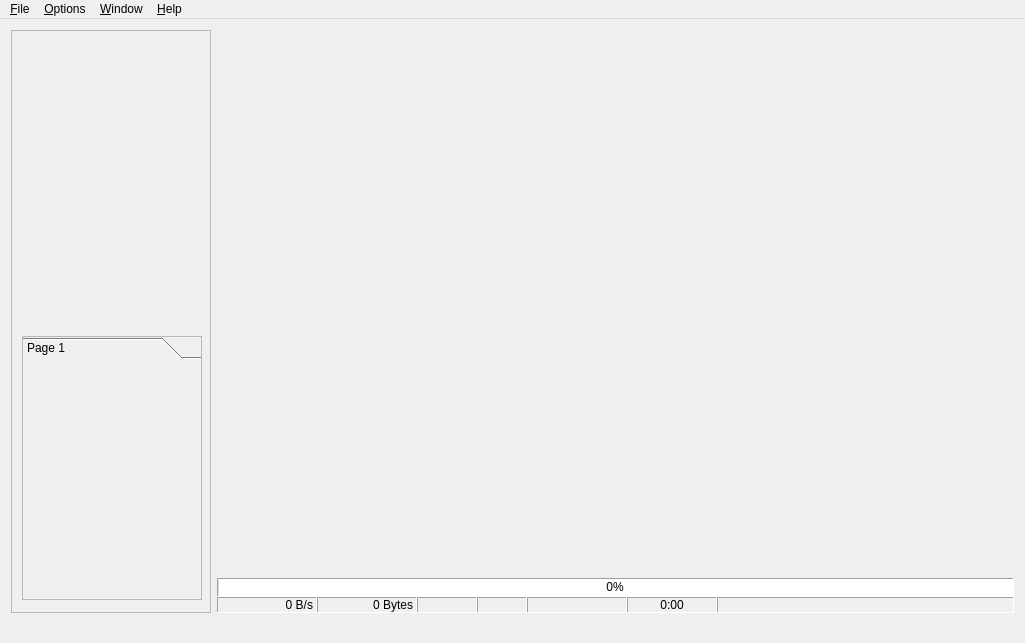
<?xml version="1.0" encoding="UTF-8"?>
<ui version="4.0">
 <class>MainWindow</class>
 <widget class="QMainWindow" name="MainWindow">
  <property name="enabled">
   <bool>true</bool>
  </property>
  <property name="geometry">
   <rect>
    <x>0</x>
    <y>0</y>
    <width>1025</width>
    <height>643</height>
   </rect>
  </property>
  <property name="windowTitle">
   <string>Smart Phone Flash Tool</string>
  </property>
  <property name="windowIcon">
   <iconset resource="../icon.qrc">
    <normaloff>:/images/application.png</normaloff>:/images/application.png</iconset>
  </property>
  <property name="styleSheet">
   <string notr="true"/>
  </property>
  <property name="documentMode">
   <bool>false</bool>
  </property>
  <property name="tabShape">
   <enum>QTabWidget::Rounded</enum>
  </property>
  <property name="dockNestingEnabled">
   <bool>false</bool>
  </property>
  <widget class="QWidget" name="centralWidget">
   <property name="enabled">
    <bool>true</bool>
   </property>
   <property name="styleSheet">
    <string notr="true">alternate-background-color: rgb(85, 170, 127);</string>
   </property>
   <layout class="QGridLayout" name="gridLayout_2">
    <item row="0" column="1">
     <widget class="QTabWidget" name="tabWidget">
      <property name="enabled">
       <bool>true</bool>
      </property>
      <property name="sizePolicy">
       <sizepolicy hsizetype="Expanding" vsizetype="Expanding">
        <horstretch>0</horstretch>
        <verstretch>0</verstretch>
       </sizepolicy>
      </property>
      <property name="minimumSize">
       <size>
        <width>0</width>
        <height>529</height>
       </size>
      </property>
      <property name="toolTip">
       <string/>
      </property>
      <property name="styleSheet">
       <string notr="true"/>
      </property>
      <property name="tabShape">
       <enum>QTabWidget::Rounded</enum>
      </property>
      <property name="currentIndex">
       <number>-1</number>
      </property>
      <property name="documentMode">
       <bool>true</bool>
      </property>
      <property name="movable">
       <bool>true</bool>
      </property>
     </widget>
    </item>
    <item row="1" column="1">
     <widget class="QFrame" name="statusFrame">
      <property name="sizePolicy">
       <sizepolicy hsizetype="Preferred" vsizetype="Preferred">
        <horstretch>0</horstretch>
        <verstretch>0</verstretch>
       </sizepolicy>
      </property>
      <layout class="QVBoxLayout" name="verticalLayout">
       <property name="spacing">
        <number>0</number>
       </property>
       <property name="leftMargin">
        <number>0</number>
       </property>
       <property name="topMargin">
        <number>0</number>
       </property>
       <property name="rightMargin">
        <number>0</number>
       </property>
       <property name="bottomMargin">
        <number>0</number>
       </property>
       <item>
        <widget class="QFrame" name="frame_3">
         <property name="frameShape">
          <enum>QFrame::Panel</enum>
         </property>
         <property name="frameShadow">
          <enum>QFrame::Sunken</enum>
         </property>
         <layout class="QGridLayout" name="gridLayout">
          <property name="leftMargin">
           <number>0</number>
          </property>
          <property name="topMargin">
           <number>0</number>
          </property>
          <property name="rightMargin">
           <number>0</number>
          </property>
          <property name="bottomMargin">
           <number>0</number>
          </property>
          <property name="spacing">
           <number>0</number>
          </property>
          <item row="0" column="0">
           <widget class="QProgressBar" name="progressBar">
            <property name="sizePolicy">
             <sizepolicy hsizetype="Preferred" vsizetype="Preferred">
              <horstretch>0</horstretch>
              <verstretch>0</verstretch>
             </sizepolicy>
            </property>
            <property name="minimumSize">
             <size>
              <width>0</width>
              <height>17</height>
             </size>
            </property>
            <property name="maximumSize">
             <size>
              <width>16777215</width>
              <height>17</height>
             </size>
            </property>
            <property name="palette">
             <palette>
              <active>
               <colorrole role="Button">
                <brush brushstyle="SolidPattern">
                 <color alpha="255">
                  <red>85</red>
                  <green>170</green>
                  <blue>255</blue>
                 </color>
                </brush>
               </colorrole>
               <colorrole role="Base">
                <brush brushstyle="SolidPattern">
                 <color alpha="255">
                  <red>85</red>
                  <green>170</green>
                  <blue>255</blue>
                 </color>
                </brush>
               </colorrole>
               <colorrole role="Window">
                <brush brushstyle="SolidPattern">
                 <color alpha="255">
                  <red>85</red>
                  <green>170</green>
                  <blue>255</blue>
                 </color>
                </brush>
               </colorrole>
               <colorrole role="AlternateBase">
                <brush brushstyle="SolidPattern">
                 <color alpha="255">
                  <red>85</red>
                  <green>170</green>
                  <blue>127</blue>
                 </color>
                </brush>
               </colorrole>
              </active>
              <inactive>
               <colorrole role="Button">
                <brush brushstyle="SolidPattern">
                 <color alpha="255">
                  <red>85</red>
                  <green>170</green>
                  <blue>255</blue>
                 </color>
                </brush>
               </colorrole>
               <colorrole role="Base">
                <brush brushstyle="SolidPattern">
                 <color alpha="255">
                  <red>85</red>
                  <green>170</green>
                  <blue>255</blue>
                 </color>
                </brush>
               </colorrole>
               <colorrole role="Window">
                <brush brushstyle="SolidPattern">
                 <color alpha="255">
                  <red>85</red>
                  <green>170</green>
                  <blue>255</blue>
                 </color>
                </brush>
               </colorrole>
               <colorrole role="AlternateBase">
                <brush brushstyle="SolidPattern">
                 <color alpha="255">
                  <red>85</red>
                  <green>170</green>
                  <blue>127</blue>
                 </color>
                </brush>
               </colorrole>
              </inactive>
              <disabled>
               <colorrole role="Button">
                <brush brushstyle="SolidPattern">
                 <color alpha="255">
                  <red>85</red>
                  <green>170</green>
                  <blue>255</blue>
                 </color>
                </brush>
               </colorrole>
               <colorrole role="Base">
                <brush brushstyle="SolidPattern">
                 <color alpha="255">
                  <red>85</red>
                  <green>170</green>
                  <blue>255</blue>
                 </color>
                </brush>
               </colorrole>
               <colorrole role="Window">
                <brush brushstyle="SolidPattern">
                 <color alpha="255">
                  <red>85</red>
                  <green>170</green>
                  <blue>255</blue>
                 </color>
                </brush>
               </colorrole>
               <colorrole role="AlternateBase">
                <brush brushstyle="SolidPattern">
                 <color alpha="255">
                  <red>85</red>
                  <green>170</green>
                  <blue>127</blue>
                 </color>
                </brush>
               </colorrole>
              </disabled>
             </palette>
            </property>
            <property name="font">
             <font>
              <weight>50</weight>
              <bold>false</bold>
             </font>
            </property>
            <property name="autoFillBackground">
             <bool>false</bool>
            </property>
            <property name="styleSheet">
             <string notr="true">QProgressBar { border-radius: 0px;text-align: center}</string>
            </property>
            <property name="value">
             <number>0</number>
            </property>
            <property name="alignment">
             <set>Qt::AlignCenter</set>
            </property>
            <property name="orientation">
             <enum>Qt::Horizontal</enum>
            </property>
            <property name="invertedAppearance">
             <bool>false</bool>
            </property>
            <property name="textDirection">
             <enum>QProgressBar::TopToBottom</enum>
            </property>
            <property name="format">
             <string>%p%</string>
            </property>
           </widget>
          </item>
         </layout>
        </widget>
       </item>
       <item>
        <widget class="QFrame" name="frame">
         <property name="enabled">
          <bool>true</bool>
         </property>
         <property name="frameShape">
          <enum>QFrame::NoFrame</enum>
         </property>
         <property name="frameShadow">
          <enum>QFrame::Sunken</enum>
         </property>
         <layout class="QHBoxLayout" name="horizontalLayout">
          <property name="spacing">
           <number>0</number>
          </property>
          <property name="leftMargin">
           <number>0</number>
          </property>
          <property name="topMargin">
           <number>0</number>
          </property>
          <property name="rightMargin">
           <number>0</number>
          </property>
          <property name="bottomMargin">
           <number>0</number>
          </property>
          <item>
           <widget class="QLabel" name="label_SpeedInfo">
            <property name="minimumSize">
             <size>
              <width>100</width>
              <height>0</height>
             </size>
            </property>
            <property name="maximumSize">
             <size>
              <width>100</width>
              <height>16777215</height>
             </size>
            </property>
            <property name="layoutDirection">
             <enum>Qt::LeftToRight</enum>
            </property>
            <property name="frameShape">
             <enum>QFrame::Panel</enum>
            </property>
            <property name="frameShadow">
             <enum>QFrame::Sunken</enum>
            </property>
            <property name="lineWidth">
             <number>1</number>
            </property>
            <property name="midLineWidth">
             <number>0</number>
            </property>
            <property name="text">
             <string>0 B/s</string>
            </property>
            <property name="alignment">
             <set>Qt::AlignRight|Qt::AlignTrailing|Qt::AlignVCenter</set>
            </property>
           </widget>
          </item>
          <item>
           <widget class="QLabel" name="label_total">
            <property name="minimumSize">
             <size>
              <width>100</width>
              <height>0</height>
             </size>
            </property>
            <property name="maximumSize">
             <size>
              <width>100</width>
              <height>16777215</height>
             </size>
            </property>
            <property name="frameShape">
             <enum>QFrame::Panel</enum>
            </property>
            <property name="frameShadow">
             <enum>QFrame::Sunken</enum>
            </property>
            <property name="text">
             <string>0 Bytes</string>
            </property>
            <property name="alignment">
             <set>Qt::AlignRight|Qt::AlignTrailing|Qt::AlignVCenter</set>
            </property>
           </widget>
          </item>
          <item>
           <widget class="QLabel" name="label_COMPortInfo">
            <property name="minimumSize">
             <size>
              <width>60</width>
              <height>0</height>
             </size>
            </property>
            <property name="maximumSize">
             <size>
              <width>60</width>
              <height>16777215</height>
             </size>
            </property>
            <property name="frameShape">
             <enum>QFrame::Panel</enum>
            </property>
            <property name="frameShadow">
             <enum>QFrame::Sunken</enum>
            </property>
            <property name="lineWidth">
             <number>1</number>
            </property>
            <property name="midLineWidth">
             <number>0</number>
            </property>
            <property name="text">
             <string/>
            </property>
            <property name="alignment">
             <set>Qt::AlignCenter</set>
            </property>
           </widget>
          </item>
          <item>
           <widget class="QLabel" name="label_storage">
            <property name="minimumSize">
             <size>
              <width>50</width>
              <height>0</height>
             </size>
            </property>
            <property name="maximumSize">
             <size>
              <width>50</width>
              <height>16777215</height>
             </size>
            </property>
            <property name="font">
             <font>
              <weight>75</weight>
              <italic>false</italic>
              <bold>true</bold>
              <underline>false</underline>
              <strikeout>false</strikeout>
              <stylestrategy>PreferDefault</stylestrategy>
              <kerning>true</kerning>
             </font>
            </property>
            <property name="frameShape">
             <enum>QFrame::Panel</enum>
            </property>
            <property name="frameShadow">
             <enum>QFrame::Sunken</enum>
            </property>
            <property name="lineWidth">
             <number>1</number>
            </property>
            <property name="midLineWidth">
             <number>0</number>
            </property>
            <property name="text">
             <string/>
            </property>
            <property name="textFormat">
             <enum>Qt::PlainText</enum>
            </property>
            <property name="alignment">
             <set>Qt::AlignCenter</set>
            </property>
           </widget>
          </item>
          <item>
           <widget class="QLabel" name="label_usbStatus">
            <property name="minimumSize">
             <size>
              <width>100</width>
              <height>0</height>
             </size>
            </property>
            <property name="maximumSize">
             <size>
              <width>100</width>
              <height>16777215</height>
             </size>
            </property>
            <property name="toolTip">
             <string/>
            </property>
            <property name="frameShape">
             <enum>QFrame::Panel</enum>
            </property>
            <property name="frameShadow">
             <enum>QFrame::Sunken</enum>
            </property>
            <property name="lineWidth">
             <number>1</number>
            </property>
            <property name="midLineWidth">
             <number>0</number>
            </property>
            <property name="text">
             <string/>
            </property>
            <property name="textFormat">
             <enum>Qt::PlainText</enum>
            </property>
            <property name="alignment">
             <set>Qt::AlignCenter</set>
            </property>
           </widget>
          </item>
          <item>
           <widget class="QLabel" name="label_time">
            <property name="minimumSize">
             <size>
              <width>90</width>
              <height>0</height>
             </size>
            </property>
            <property name="maximumSize">
             <size>
              <width>90</width>
              <height>16777215</height>
             </size>
            </property>
            <property name="frameShape">
             <enum>QFrame::Panel</enum>
            </property>
            <property name="frameShadow">
             <enum>QFrame::Sunken</enum>
            </property>
            <property name="lineWidth">
             <number>1</number>
            </property>
            <property name="midLineWidth">
             <number>0</number>
            </property>
            <property name="text">
             <string>0:00</string>
            </property>
            <property name="alignment">
             <set>Qt::AlignCenter</set>
            </property>
           </widget>
          </item>
          <item>
           <widget class="QLabel" name="label_status_port">
            <property name="frameShape">
             <enum>QFrame::Panel</enum>
            </property>
            <property name="frameShadow">
             <enum>QFrame::Sunken</enum>
            </property>
            <property name="lineWidth">
             <number>1</number>
            </property>
            <property name="midLineWidth">
             <number>0</number>
            </property>
            <property name="text">
             <string/>
            </property>
           </widget>
          </item>
         </layout>
        </widget>
       </item>
       <item>
        <widget class="QFrame" name="frame_status">
         <property name="frameShape">
          <enum>QFrame::NoFrame</enum>
         </property>
         <property name="frameShadow">
          <enum>QFrame::Sunken</enum>
         </property>
         <property name="lineWidth">
          <number>2</number>
         </property>
         <property name="midLineWidth">
          <number>1</number>
         </property>
         <layout class="QHBoxLayout" name="horizontalLayout_2">
          <property name="spacing">
           <number>0</number>
          </property>
          <property name="leftMargin">
           <number>0</number>
          </property>
          <property name="topMargin">
           <number>0</number>
          </property>
          <property name="rightMargin">
           <number>0</number>
          </property>
          <property name="bottomMargin">
           <number>0</number>
          </property>
         </layout>
        </widget>
       </item>
      </layout>
     </widget>
    </item>
    <item row="0" column="0" rowspan="2">
     <widget class="QFrame" name="frame_hd">
      <property name="sizePolicy">
       <sizepolicy hsizetype="Preferred" vsizetype="Expanding">
        <horstretch>0</horstretch>
        <verstretch>0</verstretch>
       </sizepolicy>
      </property>
      <property name="minimumSize">
       <size>
        <width>200</width>
        <height>580</height>
       </size>
      </property>
      <property name="maximumSize">
       <size>
        <width>200</width>
        <height>16777215</height>
       </size>
      </property>
      <property name="styleSheet">
       <string notr="true"/>
      </property>
      <property name="frameShape">
       <enum>QFrame::StyledPanel</enum>
      </property>
      <property name="frameShadow">
       <enum>QFrame::Raised</enum>
      </property>
      <widget class="QWidget" name="layoutWidget">
       <property name="geometry">
        <rect>
         <x>0</x>
         <y>10</y>
         <width>202</width>
         <height>571</height>
        </rect>
       </property>
       <layout class="QVBoxLayout" name="verticalLayout_2">
        <item>
         <widget class="QLabel" name="ImageLabel">
          <property name="enabled">
           <bool>true</bool>
          </property>
          <property name="sizePolicy">
           <sizepolicy hsizetype="Fixed" vsizetype="Fixed">
            <horstretch>0</horstretch>
            <verstretch>0</verstretch>
           </sizepolicy>
          </property>
          <property name="minimumSize">
           <size>
            <width>200</width>
            <height>0</height>
           </size>
          </property>
          <property name="maximumSize">
           <size>
            <width>200</width>
            <height>360</height>
           </size>
          </property>
          <property name="text">
           <string/>
          </property>
          <property name="pixmap">
           <pixmap resource="../icon.qrc">:/images/Phone.png</pixmap>
          </property>
          <property name="scaledContents">
           <bool>true</bool>
          </property>
          <property name="alignment">
           <set>Qt::AlignCenter</set>
          </property>
         </widget>
        </item>
        <item>
         <spacer name="verticalSpacer">
          <property name="orientation">
           <enum>Qt::Vertical</enum>
          </property>
          <property name="sizeHint" stdset="0">
           <size>
            <width>20</width>
            <height>48</height>
           </size>
          </property>
         </spacer>
        </item>
        <item>
         <widget class="QToolBox" name="toolBox_status">
          <property name="frameShape">
           <enum>QFrame::StyledPanel</enum>
          </property>
          <property name="frameShadow">
           <enum>QFrame::Sunken</enum>
          </property>
          <property name="currentIndex">
           <number>0</number>
          </property>
          <widget class="QWidget" name="page">
           <property name="geometry">
            <rect>
             <x>0</x>
             <y>0</y>
             <width>198</width>
             <height>70</height>
            </rect>
           </property>
           <attribute name="label">
            <string>Page 1</string>
           </attribute>
          </widget>
         </widget>
        </item>
       </layout>
      </widget>
     </widget>
    </item>
   </layout>
  </widget>
  <widget class="QMenuBar" name="menuBar">
   <property name="geometry">
    <rect>
     <x>0</x>
     <y>0</y>
     <width>1025</width>
     <height>23</height>
    </rect>
   </property>
   <property name="styleSheet">
    <string notr="true"/>
   </property>
   <widget class="QMenu" name="menuFile">
    <property name="title">
     <string>&amp;File</string>
    </property>
    <widget class="QMenu" name="menuExport_Console_Mode_XML">
     <property name="title">
      <string>Export Console Mode XML</string>
     </property>
     <addaction name="actionExportFormat"/>
     <addaction name="actionExportDownload"/>
     <addaction name="actionExportPartial_Format_Download"/>
     <addaction name="separator"/>
     <addaction name="actionReadback"/>
     <addaction name="actionExportWriteMemory"/>
     <addaction name="separator"/>
     <addaction name="actionCerfitication_download"/>
    </widget>
    <addaction name="separator"/>
    <addaction name="menuExport_Console_Mode_XML"/>
    <addaction name="separator"/>
    <addaction name="actionExit"/>
   </widget>
   <widget class="QMenu" name="menuOptions">
    <property name="title">
     <string>&amp;Options</string>
    </property>
    <addaction name="separator"/>
    <addaction name="actionUSB_UART_options"/>
   </widget>
   <widget class="QMenu" name="menuWindow">
    <property name="title">
     <string>&amp;Window</string>
    </property>
    <addaction name="actionParameter_Page"/>
    <addaction name="actionWrite_Memory"/>
    <addaction name="actionSecurity_Mode"/>
   </widget>
   <widget class="QMenu" name="menuHelp">
    <property name="title">
     <string>&amp;Help</string>
    </property>
    <addaction name="actionShow_Welcome"/>
    <addaction name="separator"/>
    <addaction name="actionAbout"/>
    <addaction name="action_SoftwareUpdate"/>
    <addaction name="separator"/>
    <addaction name="actionOpen_Logs_Folder"/>
   </widget>
   <addaction name="menuFile"/>
   <addaction name="menuOptions"/>
   <addaction name="menuWindow"/>
   <addaction name="menuHelp"/>
  </widget>
  <widget class="QStatusBar" name="statusBar">
   <property name="styleSheet">
    <string notr="true"/>
   </property>
   <property name="sizeGripEnabled">
    <bool>false</bool>
   </property>
  </widget>
  <action name="actionExit">
   <property name="enabled">
    <bool>true</bool>
   </property>
   <property name="text">
    <string>Exit</string>
   </property>
  </action>
  <action name="actionAbout">
   <property name="enabled">
    <bool>true</bool>
   </property>
   <property name="text">
    <string>About...</string>
   </property>
   <property name="visible">
    <bool>true</bool>
   </property>
  </action>
  <action name="actionConsole_Mode">
   <property name="enabled">
    <bool>true</bool>
   </property>
   <property name="text">
    <string>Console Mode</string>
   </property>
   <property name="shortcut">
    <string>Ctrl+Alt+P</string>
   </property>
   <property name="visible">
    <bool>true</bool>
   </property>
  </action>
  <action name="actionBackup_Restore_No_Action">
   <property name="checkable">
    <bool>true</bool>
   </property>
   <property name="text">
    <string>No Action</string>
   </property>
  </action>
  <action name="actionBackup_Format_Download_Restore_NVRAM">
   <property name="checkable">
    <bool>true</bool>
   </property>
   <property name="text">
    <string>Backup-&gt;Format-&gt;Download-&gt;Restore NVRAM</string>
   </property>
  </action>
  <action name="actionFormat_Download_Restore_NVRAM">
   <property name="checkable">
    <bool>true</bool>
   </property>
   <property name="text">
    <string>Format-&gt;Download-&gt;Restore NVRAM</string>
   </property>
  </action>
  <action name="actionRestore_NVRAM_Only">
   <property name="checkable">
    <bool>true</bool>
   </property>
   <property name="text">
    <string>Restore NVRAM Only</string>
   </property>
  </action>
  <action name="actionUse_Chip_ID_as_Backup_Folder_Name">
   <property name="checkable">
    <bool>true</bool>
   </property>
   <property name="text">
    <string>Use Chip ID as Backup Folder Name</string>
   </property>
  </action>
  <action name="actionUse_COM_Port_as_Backup_Folder_Name">
   <property name="checkable">
    <bool>true</bool>
   </property>
   <property name="text">
    <string>Use COM Port as Backup Folder Name</string>
   </property>
  </action>
  <action name="actionWrite_IMEI_No_Action">
   <property name="checkable">
    <bool>true</bool>
   </property>
   <property name="checked">
    <bool>true</bool>
   </property>
   <property name="text">
    <string>No Action</string>
   </property>
  </action>
  <action name="actionDownload_Write_IMEI_BT_WiFi">
   <property name="checkable">
    <bool>true</bool>
   </property>
   <property name="text">
    <string>Download-&gt;Write IMEI/BT/WiFi</string>
   </property>
  </action>
  <action name="actionFormat_Download_Write_IMEI_BT_WiFi">
   <property name="checkable">
    <bool>true</bool>
   </property>
   <property name="text">
    <string>Format-&gt;Download-&gt;Write IMEI/BT/WiFi</string>
   </property>
  </action>
  <action name="actionEMI_and_NFI_config">
   <property name="text">
    <string>EMI and NFI config...</string>
   </property>
  </action>
  <action name="actionUSB_UART_options">
   <property name="text">
    <string>Option...</string>
   </property>
  </action>
  <action name="actionExportFormat">
   <property name="text">
    <string>Format...</string>
   </property>
  </action>
  <action name="actionExportDownload">
   <property name="text">
    <string>Download...</string>
   </property>
  </action>
  <action name="actionExportPartial_Format_Download">
   <property name="text">
    <string>Partial Format+Download...</string>
   </property>
  </action>
  <action name="actionOpen_Logs_Folder">
   <property name="text">
    <string>Open Logs Folder</string>
   </property>
  </action>
  <action name="actionPhysical_Format">
   <property name="checkable">
    <bool>true</bool>
   </property>
   <property name="text">
    <string>Physical Format</string>
   </property>
  </action>
  <action name="actionParameter_Page">
   <property name="checkable">
    <bool>true</bool>
   </property>
   <property name="text">
    <string>Parameter Page</string>
   </property>
  </action>
  <action name="actionWrite_Memory">
   <property name="checkable">
    <bool>true</bool>
   </property>
   <property name="text">
    <string>Write Memory</string>
   </property>
  </action>
  <action name="action_SoftwareUpdate">
   <property name="text">
    <string>Software Update...</string>
   </property>
   <property name="visible">
    <bool>false</bool>
   </property>
  </action>
  <action name="actionReadback">
   <property name="text">
    <string>Readback...</string>
   </property>
  </action>
  <action name="actionContents">
   <property name="text">
    <string>Contents</string>
   </property>
  </action>
  <action name="actionIndex">
   <property name="text">
    <string>Index</string>
   </property>
  </action>
  <action name="actionShow_Welcome"/>
  <action name="actionCerfitication_download">
   <property name="text">
    <string>Cerfitication download...</string>
   </property>
   <property name="toolTip">
    <string>Cerfitication download</string>
   </property>
  </action>
  <action name="actionExportWriteMemory">
   <property name="text">
    <string>Write Memory</string>
   </property>
   <property name="visible">
    <bool>false</bool>
   </property>
  </action>
  <action name="actionSecurity_Mode">
   <property name="checkable">
    <bool>true</bool>
   </property>
   <property name="text">
    <string>Security Mode</string>
   </property>
  </action>
 </widget>
 <layoutdefault spacing="6" margin="11"/>
 <resources>
  <include location="../icon.qrc"/>
 </resources>
 <connections/>
</ui>
